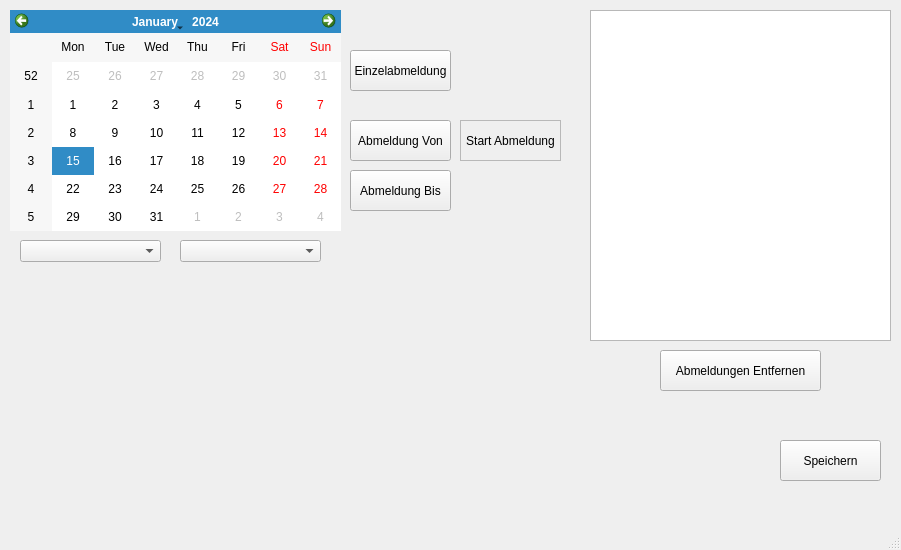
<?xml version="1.0" encoding="UTF-8"?>
<ui version="4.0">
 <class>AvailabilityWindow</class>
 <widget class="QMainWindow" name="AvailabilityWindow">
  <property name="geometry">
   <rect>
    <x>0</x>
    <y>0</y>
    <width>901</width>
    <height>550</height>
   </rect>
  </property>
  <property name="windowTitle">
   <string>Messdienerplan - Abmeldungen</string>
  </property>
  <widget class="QWidget" name="centralwidget">
   <widget class="QCalendarWidget" name="calendarWidget">
    <property name="geometry">
     <rect>
      <x>10</x>
      <y>10</y>
      <width>331</width>
      <height>221</height>
     </rect>
    </property>
    <property name="gridVisible">
     <bool>false</bool>
    </property>
   </widget>
   <widget class="QPushButton" name="push_button_start_day">
    <property name="geometry">
     <rect>
      <x>350</x>
      <y>120</y>
      <width>101</width>
      <height>41</height>
     </rect>
    </property>
    <property name="text">
     <string>Abmeldung Von</string>
    </property>
   </widget>
   <widget class="QPushButton" name="push_button_single_day">
    <property name="geometry">
     <rect>
      <x>350</x>
      <y>50</y>
      <width>101</width>
      <height>41</height>
     </rect>
    </property>
    <property name="text">
     <string>Einzelabmeldung</string>
    </property>
   </widget>
   <widget class="QComboBox" name="comboBox_Grades">
    <property name="geometry">
     <rect>
      <x>20</x>
      <y>240</y>
      <width>141</width>
      <height>22</height>
     </rect>
    </property>
    <property name="insertPolicy">
     <enum>QComboBox::InsertAlphabetically</enum>
    </property>
   </widget>
   <widget class="QComboBox" name="comboBox_Churchservers">
    <property name="geometry">
     <rect>
      <x>180</x>
      <y>240</y>
      <width>141</width>
      <height>22</height>
     </rect>
    </property>
    <property name="currentText">
     <string/>
    </property>
   </widget>
   <widget class="QPushButton" name="push_button_end_day">
    <property name="geometry">
     <rect>
      <x>350</x>
      <y>170</y>
      <width>101</width>
      <height>41</height>
     </rect>
    </property>
    <property name="text">
     <string>Abmeldung Bis</string>
    </property>
   </widget>
   <widget class="QPushButton" name="push_button_save">
    <property name="geometry">
     <rect>
      <x>780</x>
      <y>440</y>
      <width>101</width>
      <height>41</height>
     </rect>
    </property>
    <property name="text">
     <string>Speichern</string>
    </property>
   </widget>
   <widget class="QListWidget" name="listWidget">
    <property name="geometry">
     <rect>
      <x>590</x>
      <y>10</y>
      <width>301</width>
      <height>331</height>
     </rect>
    </property>
    <property name="selectionMode">
     <enum>QAbstractItemView::ExtendedSelection</enum>
    </property>
   </widget>
   <widget class="QPushButton" name="push_button_remove_day">
    <property name="geometry">
     <rect>
      <x>660</x>
      <y>350</y>
      <width>161</width>
      <height>41</height>
     </rect>
    </property>
    <property name="text">
     <string>Abmeldungen Entfernen</string>
    </property>
   </widget>
   <widget class="QLabel" name="label_start_day">
    <property name="geometry">
     <rect>
      <x>460</x>
      <y>120</y>
      <width>101</width>
      <height>41</height>
     </rect>
    </property>
    <property name="frameShape">
     <enum>QFrame::StyledPanel</enum>
    </property>
    <property name="text">
     <string>Start Abmeldung</string>
    </property>
    <property name="alignment">
     <set>Qt::AlignCenter</set>
    </property>
   </widget>
  </widget>
  <widget class="QMenuBar" name="menubar">
   <property name="geometry">
    <rect>
     <x>0</x>
     <y>0</y>
     <width>901</width>
     <height>21</height>
    </rect>
   </property>
  </widget>
  <widget class="QStatusBar" name="statusbar"/>
 </widget>
 <resources/>
 <connections/>
</ui>
